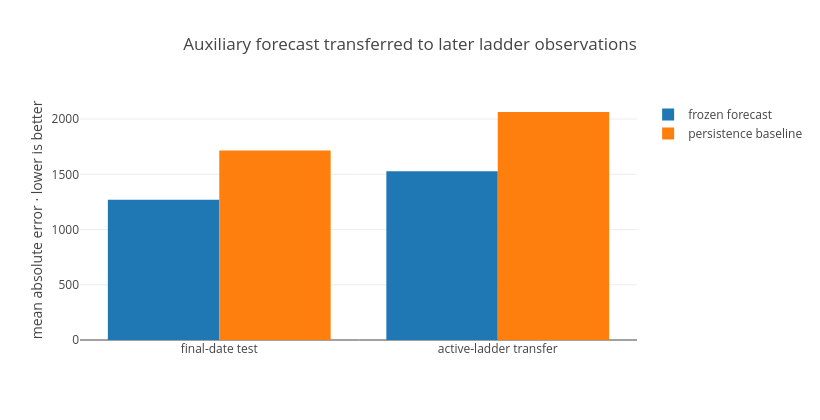

This figure's notebook cell:
### Code cell
f=report["data_and_forecasting"]
frame=pd.DataFrame([
    ("final-date test",f["cash_forecast_test"]["mae"],f["cash_forecast_test"]["persistence_mae"]),
    ("active-ladder transfer",f["ladder_transfer"]["mae"],f["ladder_transfer"]["persistence_mae"]),
],columns=["evaluation","forecast","baseline"])
fig=go.Figure()
fig.add_bar(name="frozen forecast",x=frame.evaluation,y=frame.forecast)
fig.add_bar(name="persistence baseline",x=frame.evaluation,y=frame.baseline)
fig.update_layout(title="Auxiliary forecast transferred to later ladder observations",yaxis_title="mean absolute error · lower is better",barmode="group",height=420,width=820)
fig.show()
print("Active scoring pair:", [(x["submission_ref"],x["rating"]) for x in report["active_scoring_pair"]])

### Figure 1 — Plotly figure (JSON) as saved in the notebook; plotly's stock layout.template omitted (floating-point values rounded to 4 significant figures)
{"data": [{"type": "bar", "name": "frozen forecast", "x": ["final-date test", "active-ladder transfer"], "y": [1269.0, 1528.0]}, {"type": "bar", "name": "persistence baseline", "x": ["final-date test", "active-ladder transfer"], "y": [1715.0, 2064.0]}], "layout": {"title": {"text": "Auxiliary forecast transferred to later ladder observations"}, "yaxis": {"title": {"text": "mean absolute error · lower is better"}}, "barmode": "group", "height": 420, "width": 820}}
